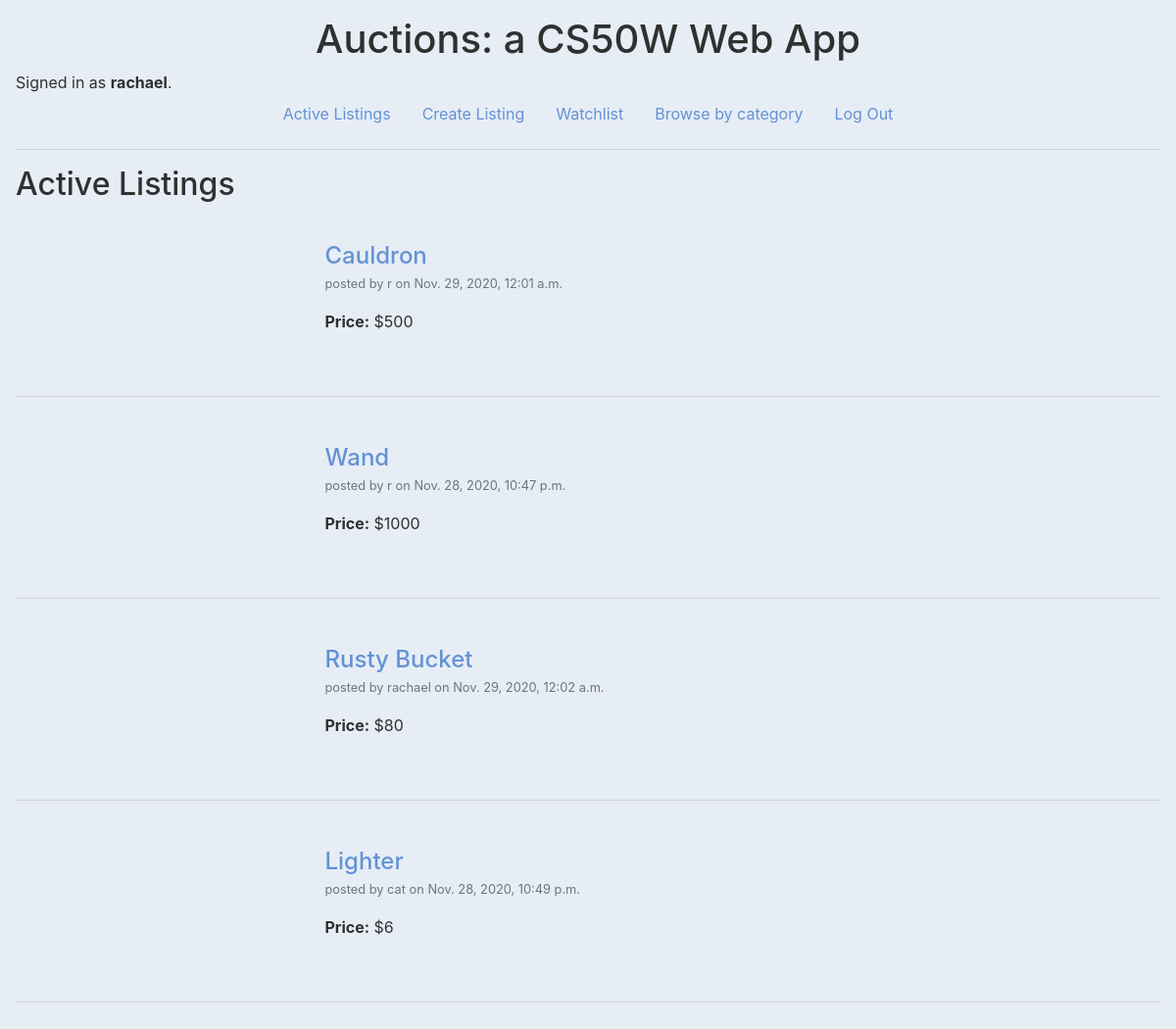
Screenshot of / (signed in) with the database file from the repository.
### auctions/models.py (models this page shows, shortened)
class User(AbstractUser):
    pass

class Listing(models.Model):
    name = models.CharField(max_length=150, default="Item name")
    owner = models.ForeignKey(User, on_delete=models.CASCADE, related_name="owner_id", null=True, blank=True)
    description = models.TextField(blank=True)
    startBid = models.IntegerField(default=0)
    imgSrc = models.URLField(blank=True)
    Q = 'Q'
    F = 'F'
    T = 'T'
    E = 'E'
    H = 'H'
    O = 'O'
    CATEGORY_CHOICES = [
        (Q, 'Quick sell'),
        (F, 'Fashion'),
        (T, 'Toys'),
        (E, 'Electronics'),
        (H, 'Home'),
        (O, 'Other')
    ]
    category = models.CharField(max_length=11, choices=CATEGORY_CHOICES)
    datePosted = models.DateTimeField(auto_now=True)
    isOpen = models.BooleanField(default=True)

### auctions/views.py (the view)
# urls.py: path("", views.index, name="index"),
def index(request):
    listings = Listing.objects.filter(isOpen = True).order_by('-id')
    return render(request, "auctions/index.html", {
        "listing": listings
        })

### auctions/templates/auctions/index.html (shortened to what this page needs)
{% extends "auctions/layout.html" %}
{% block body %}
    <h2 class="display">Active Listings</h2>
    {% for item in listing %}
    <div class="row align-middle active-listings-row">
        <div class="col-md-3 col-sm-6">
        </div>
        <div class="col-md-9 col-sm-6">
            <h4 class="active-listing-title"><a href="{% url 'listing' item.id %}">{{ item.name }} </a></h4>
            <p class="text-muted"><small>posted by {{ item.owner }} on {{ item.datePosted }}</small></p>
            <p><strong>Price:</strong> ${{ item.startBid }}</p>
        </div>
    </div>
    <hr>
    {% endfor %}
{% endblock %}

### auctions/templates/auctions/layout.html (shortened to what this page needs)
{% load static %}
<!DOCTYPE html>
<html lang="en">
    <head>
        <link rel="stylesheet" href="https://stackpath.bootstrapcdn.com/bootstrap/4.4.1/css/bootstrap.min.css">
        <link href="{% static 'auctions/styles.css' %}" rel="stylesheet">
    </head>
    <body>
        <div class="row">
            <div class="col d-flex justify-content-center text-center">
                <h1>Auctions: a CS50W Web App</h1>
            </div>
        </div>
        <div class="row">
            <div class="col">
                <div>
                    {% if user.is_authenticated %}
                        Signed in as <strong>{{ user.username }}</strong>.
                    {% else %}
                        Not signed in.
                    {% endif %}
                </div>
            </div>
        </div>
        <div class="row">
            <div class="col d-flex justify-content-center">
        <ul class="nav">
            <li class="nav-item">
                <a class="nav-link" href="{% url 'index' %}">Active Listings</a>
            </li>
            {% if user.is_authenticated %}
                <li class="nav-item">
                    <a class="nav-link" href="{% url 'new' %}">Create Listing</a>
                </li>
                <li class="nav-item">
                    <a class="nav-link" href="{% url 'watchlist' %}">Watchlist</a>
                </li>
                <li class="nav-item">
                    <a class="nav-link" href="{% url 'categories' %}">Browse by category</a>
                </li>
                <li class="nav-item">
                    <a class="nav-link" href="{% url 'logout' %}">Log Out</a>
                </li>
            {% endif %}
        </ul>
    </div>
</div>
        <hr>
        {% block body %}
        {% endblock %}
    </body>
</html>

### auctions/static/auctions/styles.css (style rules this page uses)
body { padding:1rem; background-color:#E7EDF5; color:#303030; }
a { color:#6392D6; }
.active-listings-row { padding: 2rem 2rem; }
.active-listing-title { padding-bottom:0; margin-bottom: 0; }

### rows the page displays
User: username "rachael"
Listing: name "Cauldron", owner "r", datePosted "Nov. 29, 2020, 12:01 a.m.", startBid "500"
Listing: name "Wand", owner "r", datePosted "Nov. 28, 2020, 10:47 p.m.", startBid "1000"
Listing: name "Rusty Bucket", owner "rachael", datePosted "Nov. 29, 2020, 12:02 a.m.", startBid "80"
Listing: name "Lighter", owner "cat", datePosted "Nov. 28, 2020, 10:49 p.m.", startBid "6"
